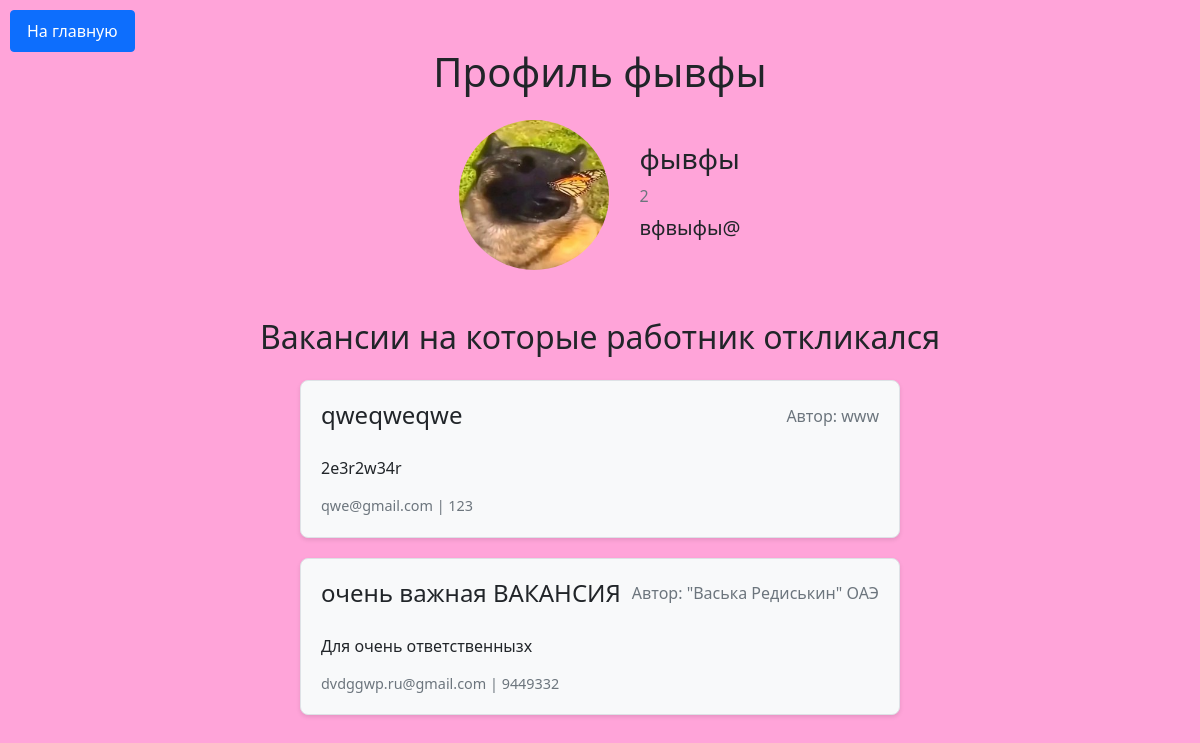
/view_profile/13 (signed in), run on the app's committed database.
### data/users.py (models this page shows, shortened)
class User(SqlAlchemyBase, UserMixin):
    __tablename__ = 'users'
    id = sqlalchemy.Column(sqlalchemy.Integer,
                           primary_key=True, autoincrement=True)
    login = sqlalchemy.Column(sqlalchemy.String, nullable=True)
    name = sqlalchemy.Column(sqlalchemy.String, nullable=True)
    telephone = sqlalchemy.Column(sqlalchemy.String, nullable=True)
    description = sqlalchemy.Column(sqlalchemy.String, nullable=True)
    email = sqlalchemy.Column(sqlalchemy.String,
                              index=True, unique=True, nullable=True)
    is_employer = sqlalchemy.Column(sqlalchemy.Boolean, nullable=True)
    hashed_password = sqlalchemy.Column(sqlalchemy.String, nullable=True)
    profile_image = sqlalchemy.Column(sqlalchemy.String, default='/static/img/default_image.png')
    responded_vacancies = sqlalchemy.Column(sqlalchemy.String, nullable=True)
    vacancy = orm.relationship("Vacancy", back_populates='user')

### data/vacancies.py (models this page shows, shortened)
class Vacancy(SqlAlchemyBase):
    __tablename__ = 'vacancies'
    id = sqlalchemy.Column(sqlalchemy.Integer,
                           primary_key=True, autoincrement=True)
    title = sqlalchemy.Column(sqlalchemy.String, nullable=True)
    content = sqlalchemy.Column(sqlalchemy.String, nullable=True)
    company_id = sqlalchemy.Column(sqlalchemy.Integer,
                                sqlalchemy.ForeignKey("users.id"))
    user = orm.relationship('User')

### main.py (the view)
@app.route('/view_profile/<id>', methods=['GET', 'POST'])
@login_required
def view_profile(id):
    form = LoginForm()
    db_sess = db_session.create_session()
    user = db_sess.query(User).filter(User.id == id).first()
    if user is not None:
        if user.is_employer:
            all_vac = user.vacancy
        else:
            all_vac = get_employee_vacansies(user)
    else:
        return error_page('404 Страница не существует')
    return render_template('view_profile.html', title=f'Профиль {user.name}', sec_title=f'Профиль {user.name}',
                           sp=all_vac, form=form, user=user)

### data/db_session.py (called while the page is built)
def create_session() -> Session:
    global __factory
    return __factory()

### main.py (called while the page is built)
def get_employee_vacansies(user):
    s = user.responded_vacancies
    if s != '' and s is not None:
        sp = [int(x) for x in s.split(';')]
        db_sess = db_session.create_session()
        all_vac = db_sess.query(Vacancy).filter(Vacancy.id.in_(sp)).all()
        return all_vac
    return []

@login_manager.user_loader
def load_user(user_id):
    db_sess = db_session.create_session()
    return db_sess.query(User).get(user_id)

### templates/view_profile.html (shortened to what this page needs)
<!DOCTYPE html>
<html lang="en">
<head>
    <link rel="stylesheet"
          href="https://cdn.jsdelivr.net/npm/bootstrap@5.0.0-beta1/dist/css/bootstrap.min.css"
>
    <link type="text/css" rel="stylesheet" href="../static/css/style.css">
</head>
<body class="text-center">
<a href="/" class="fixed-button btn btn-primary">На главную</a>
<div class="container my-5">
    <h1 class="text-center mb-4">{{sec_title}}</h1>
    <div class="profile-container">
        <img src="{{user.profile_image}}" class="profile-image">
        <div class="profile-info text-start">
            <h3>{{user.name}}</h3>
            <div class="mb-2">
                <span class="text-muted">{{user.telephone}}</span>
            </div>
            <h5>{{user.email}}</h5>
        </div>
    </div>
    <div class="mt-5">
        {% if user.is_employer %}
            <h2 class="mb-4">Вакансии работодателя</h2>
        {% else %}
            <h2 class="mb-4">Вакансии на которые работник откликался</h2>
        {% endif %}
        {% if sp %}
        {% for vacancy in sp %}
        <div class="vacancy-card">
            <div class="vacancy-header">
                <h4 class="mb-0">{{vacancy.title}}</h4>
                <span class="text-muted">Автор: {{vacancy.user.name}}</span>
            </div>
            <div class="vacancy-content mt-3">
                {{vacancy.content}}
            </div>
            <div class="vacancy-footer">
                <div>
                    {{vacancy.user.email}} | {{vacancy.user.telephone}}
                </div>
            </div>
        </div>
        {% endfor %}
        {% else %}
            {% if user.is_employer %}
                <div class="alert alert-info">У работодателя пока нет вакансий</div>
            {% else %}
                <div class="alert alert-info">Работник пока не откликнулся ни на одну вакансию</div>
            {% endif %}
        {% endif %}
    </div>
</div>
</body>
</html>

### static/css/style.css (style rules this page uses)
body { background: rgb(255,164,217); min-height: 100vh; height: 100%; width: 100%; display: flex; flex-direction: column; }
.fixed-button { position: fixed; top: 10px; left: 10px; padding: 8px 16px; }

### templates/view_profile.html (style rules this page uses)
html, body { height: 100%; }
.profile-container { display: flex; justify-content: center; align-items: center; gap: 30px; margin-bottom: 40px; flex-wrap: wrap; }
.profile-info { display: flex; flex-direction: column; }
.vacancy-card { background-color: #f8f9fa; border: 1px solid #dee2e6; border-radius: 8px; padding: 20px; margin: 20px auto; max-width: 600px; box-shadow: 0 2px 4px rgba(0,0,0,0.1); text-align: left; display: flex; flex-direction: column; min-height: fit-content; height: auto; }
.vacancy-content { flex-grow: 1; word-wrap: break-word; overflow-wrap: break-word; }
.vacancy-header { display: flex; justify-content: space-between; margin-bottom: 10px; align-items: center; }
.vacancy-footer { margin-top: 15px; color: #6c757d; font-size: 0.9em; display: flex; justify-content: space-between; align-items: center; flex-wrap: wrap; gap: 10px; }
.profile-image { width: 150px; height: 150px; border-radius: 50%; object-fit: cover; }

### data on the page
User: profile_image (picture), name "фывфы", telephone "2", email "вфвыфы@"
Vacancy: title "qweqweqwe", user.name "www", content "2e3r2w34r", user.email "qwe@gmail.com", user.telephone "123"
Vacancy: title "очень важная ВАКАНСИЯ", user.name "\"Васька Редиськин\" ОАЭ", content "Для очень ответственнызх", user.email "dvdggwp.ru@gmail.com", user.telephone "9449332"

### other printed values
{{ sec_title }} "Профиль фывфы"
